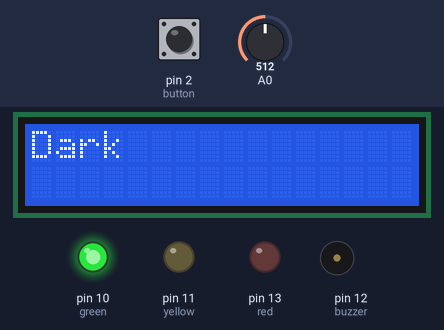
A program run on a simulated Arduino Uno, built with avr-gcc and run on an emulated ATmega328P. On the bench: 16×2 character LCD, output pins drawn as LEDs (lit = HIGH), buzzer (waves = sounding). The inputs (shaded band) are chosen by the test bench; at power-on: A0 = 512, pin 2 (button) HIGH. What the program prints to the serial monitor is not drawn.

Above: at 1.2 s.
1.3 s: A0 set to 490
At 5.8 s:
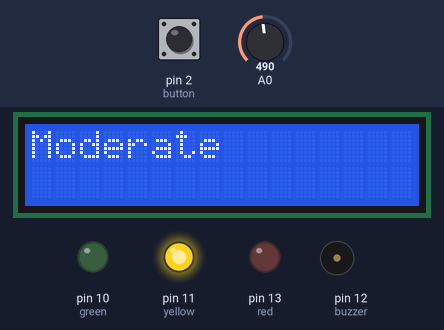
11.7 s: A0 set to 261
17.8 s: A0 set to 242
At 21.0 s:
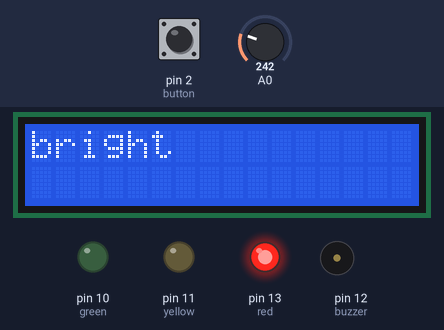
27.0 s: A0 set to 260
At 31.8 s:
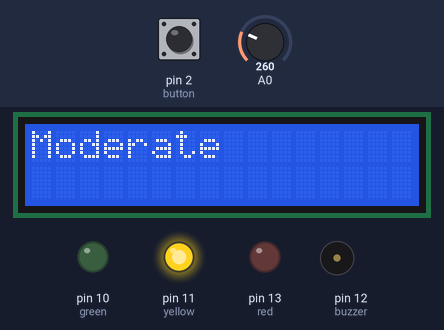
33.1 s: A0 set to 240
At 36.0 s:
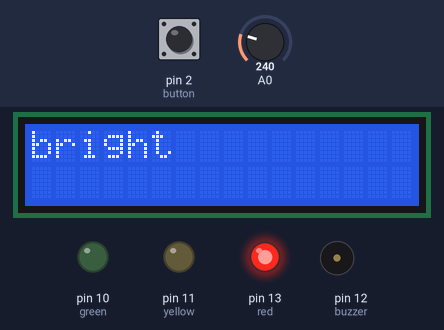
42.1 s: A0 set to 306
At 46.8 s:
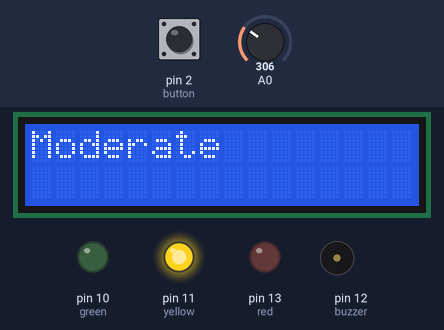
Timing chart, 0 to 52.4 s (numbered marks = the images above; inputs shaded):
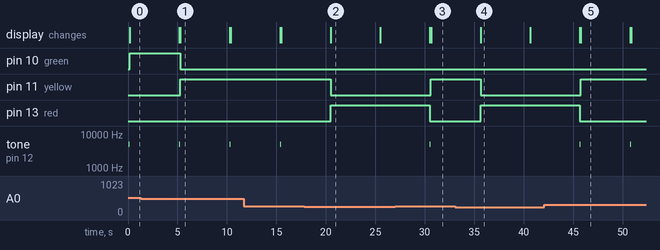

The program:

main.cpp
```cpp
#include <Arduino.h>

#include <LiquidCrystal_I2C.h>
LiquidCrystal_I2C lcd(0x27,16,2);

int red = 13;
int buzzer = 12;
int yellow = 11;
int green = 10;
int button = 2;

void setup() {

  Serial.begin(9600);

  pinMode(red, OUTPUT);
  pinMode(buzzer, OUTPUT);
  pinMode(yellow, OUTPUT);
  pinMode(green, OUTPUT);
  pinMode(button, INPUT);
  pinMode(A0, INPUT);

  lcd.init();
  lcd.backlight();
  lcd.clear();

}

void loop() {
  int value = analogRead(A0);

  Serial.println(value);

  if(value <=250){
    digitalWrite(red, HIGH);
    tone(buzzer,5000);
    while (digitalRead(button) == LOW) {
      // keep waiting for button press
      delay(50);
    }
    noTone(buzzer);
    digitalWrite(yellow, LOW);
    digitalWrite(green, LOW);

    lcd.setCursor(0,0);
    lcd.print("bright");
    delay(5000);
  }else if (value <= 500 && value > 250){
    digitalWrite(red, LOW);
    tone(buzzer,5000);
    delay(100);
     noTone(buzzer);
    digitalWrite(yellow, HIGH);
    digitalWrite(green, LOW);

    lcd.setCursor(0,0);
    lcd.print("Moderate");
    delay(5000);
  }else{
    digitalWrite(red, LOW);
    tone(buzzer,5000);
    delay(100);
    noTone(buzzer);
    digitalWrite(yellow, LOW);
    digitalWrite(green, HIGH);

    lcd.setCursor(0,0);
    lcd.print("Dark");
    delay(5000);
  }

  lcd.clear();
}
```

Measured:
- the behaviour switches between 501 and 500 on A0 (found by bisection; images 0 and 1)
- the behaviour switches between 251 and 250 on A0 (found by bisection; images 1 and 2)
- after the input at 1.3 s, pin 10 (green): HIGH → LOW after 4.0 s; pin 11 (yellow): LOW → HIGH after 4.0 s; the display: first differs from a run without the input after 4.0 s (image 1)
- after the input at 17.8 s, pin 11 (yellow): HIGH → LOW after 2.7 s; pin 13 (red): LOW → HIGH after 2.7 s; tone on pin 12 (buzzer): stops changing and stays silent; the display: first differs from a run without the input after 2.7 s (image 2)
- after the input at 27.0 s, pin 11 (yellow): LOW → HIGH after 3.6 s; pin 13 (red): HIGH → LOW after 3.5 s; tone on pin 12 (buzzer): silent → 5000 Hz after 3.5 s, → silent 0.10 s later
- after the input at 33.1 s, pin 11 (yellow): HIGH → LOW after 2.5 s; pin 13 (red): LOW → HIGH after 2.5 s; tone on pin 12 (buzzer): stops changing and stays silent; the display: first differs from a run without the input after 2.5 s (image 4)
- after the input at 42.1 s, pin 11 (yellow): LOW → HIGH after 3.7 s; pin 13 (red): HIGH → LOW after 3.6 s; tone on pin 12 (buzzer): alternates 5000 Hz for 0.10 s and silent for 5.0 s, starting after 3.6 s
- by itself, tone on pin 12 (buzzer): alternates 5000 Hz for 0.10 s and silent for 5.0 s
